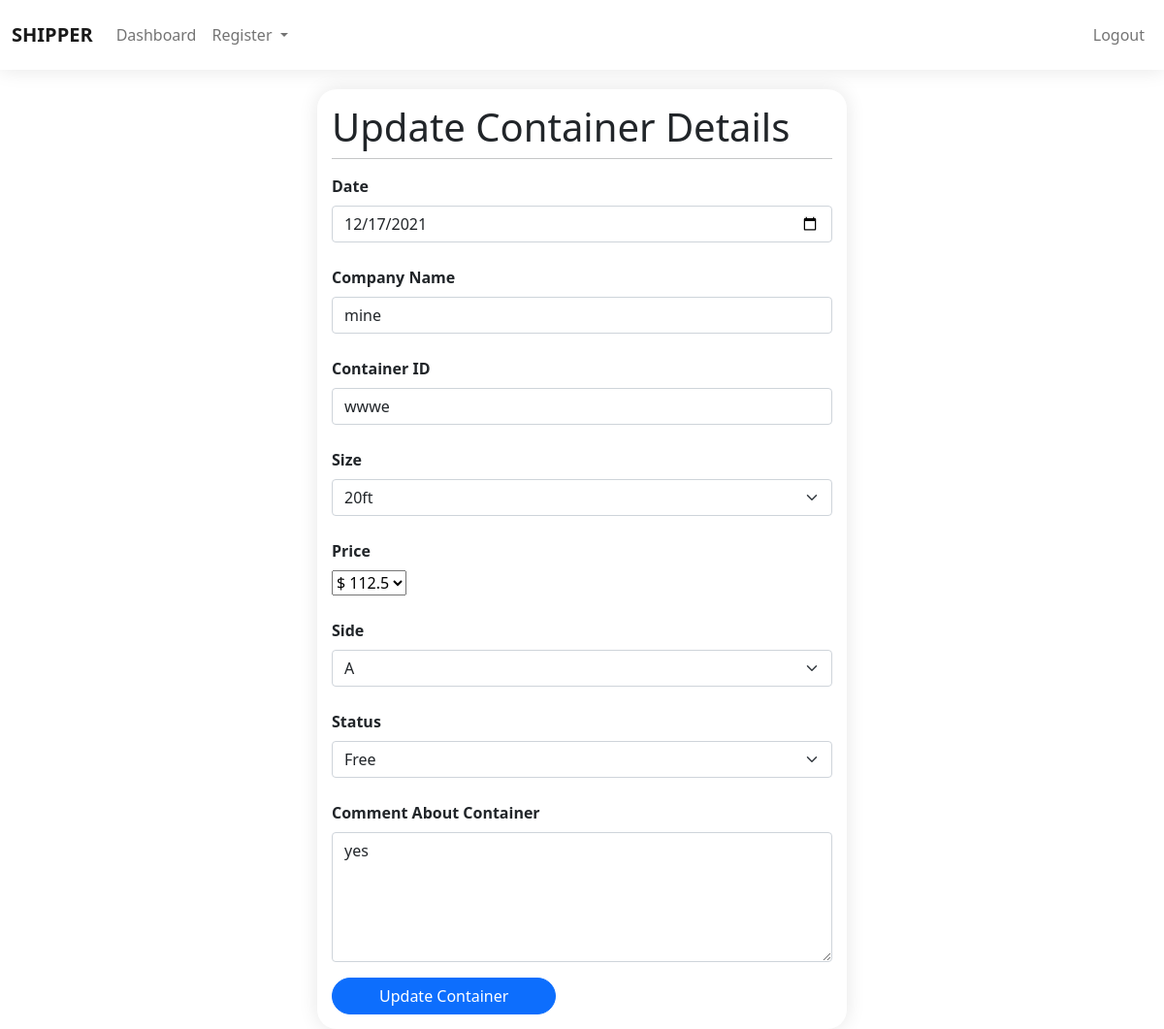
The app's page /ship/container/edit/4/ (signed in) with its own data.
### ship/models.py (models this page shows)
class Container(models.Model):
    PRICES = (
        ('$ 112.5', '$ 112.5'),
        ('$ 62', '$ 62'),
    )
    ship = models.ForeignKey(Ship, on_delete=models.SET_NULL, null=True, blank=True)
    date = models.DateField()
    company_name = models.CharField(max_length=200, blank=True, null=True)
    container_id = models.CharField(max_length=200, blank=True, null=True)
    size = models.ForeignKey(ContainerSize, on_delete=models.SET_NULL, null=True, blank=True)
    price = models.CharField(max_length=200, choices=PRICES, blank=True, null=True)
    side = models.ForeignKey(ContainerSide, on_delete=models.SET_NULL, null=True, blank=True)
    status = models.ForeignKey(ContainerStatus, on_delete=models.SET_NULL, null=True, blank=True)
    comment = models.CharField(max_length=200, default='',)
    date_created = models.DateTimeField(auto_now_add=True)

class ContainerSize(models.Model):
    size = models.CharField(max_length=10, blank=True, null=True)
    date_created = models.DateTimeField(auto_now_add=True)
    def __str__(self):
        return self.size

class ContainerSide(models.Model):
    side = models.CharField(max_length=10, blank=True, null=True)
    date_created = models.DateTimeField(auto_now_add=True)
    def __str__(self):
        return self.side

class ContainerStatus(models.Model):
    COLORS = (
        ('warning', 'warning'),
        ('danger', 'danger'),
        ('success', 'success'),
        ('primary', 'primary'),
        ('secondary', 'secondary'),
        ('info', 'info')
    )
    status = models.CharField(max_length=10, blank=True, null=True)
    status_color = models.CharField(max_length=10, choices=COLORS, blank=True, null=True)
    date_created = models.DateTimeField(auto_now_add=True)
    def __str__(self):
        return self.status

### ship/views.py (the view, shortened to what this page needs)
# urls.py: path('container/edit/<str:container_id>/', editcontainer, name='editcontainer'),
@login_required(login_url='login')
def editcontainer(request, container_id):
    container = get_object_or_404(Container, id=container_id)
    containerform = CreateContainerForm(request.POST or None, request.FILES or None, instance=container)
    context = {
        'page': 'cont-reg',
        'containerform': containerform,
    }
    return render(request, template_name='admin_/shipment/editcontainer.html', context=context)

### templates/admin_/shipment/editcontainer.html (shortened to what this page needs)
{% extends './../components/base.html' %}
{% load static %}
{% block content %}
  <div class="container">
    <div class="row">
      <div class="col-md-6 offset-md-3">
        <div class="form-holder">
          <h1>Update Container Details</h1>
          <hr class="dropdown-divider">
          <form method="POST">
            {% for field in containerform %}
                <div class="mb-3">
                    <label for="{{ field.id_for_label }}" class="my-2"><strong>{{field.label}}</strong></label>
                    {{field}}
                </div>
            {% endfor %}
            <button type="submit" class="btn btn-primary rounded-pill px-5">Update Container</button>
          </form>
        </div>
      </div>
    </div>
  </div>
{% endblock content %}

### static/css/style.css (style rules this page uses)
.form-holder, .common-card { border-radius: 20px; background: #fff; padding: 15px; box-shadow: 0px 0px 20px rgba(0, 0, 0, 0.1); margin-top: 20px; }

### records on screen
Container: containerform "12/17/2021" "mine" "wwwe" "$ 112.5" "yes"
ContainerSize: containerform "20ft"
ContainerSide: containerform "A"
ContainerStatus: containerform "Free"

### other values on screen
{{ field.label }} "Date" "Company Name" "Container ID" "Size" "Price" "Side" "Status" "Comment About Container"
